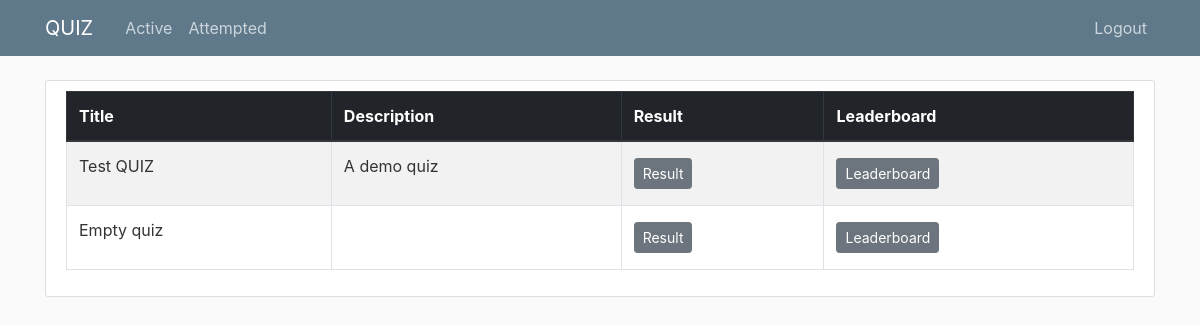
/attempted/ (signed in), run on an earlier commit of the app's database.
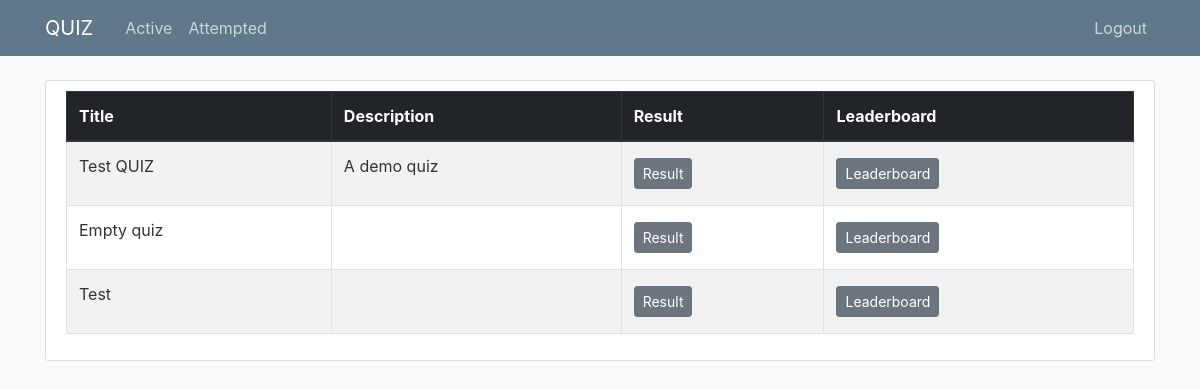
And on a later commit of the database.
### quiz/models.py (models this page shows, shortened)
class Questionaire(models.Model):
    title = models.CharField(max_length=100)
    description = models.CharField(max_length=500, blank=True)
    author = models.ForeignKey(User, on_delete=models.CASCADE)
    private = models.BooleanField(default=False)
    PIN = models.PositiveIntegerField(default=0)

### quiz/views.py (the view)
# urls.py: path('attempted/', views.attempted_quizzes, name='attempted-quizzes'),
@login_required
def attempted_quizzes(request):
    if request.user.quizuser.user_type != 'QT':
        raise PermissionDenied
    questionaires = get_answered_quizzes(request.user)
    return render(request, 'quiz/attempted.html', {'questionaires': questionaires, 'size': len(questionaires)})

### quiz/views.py (called while the page is built)
def get_answered_quizzes(user):
    answered_questions = user.response_set.all()
    answered_quizzes_id = set(
        [q.question.questionaire.pk for q in answered_questions])
    return [Questionaire.objects.get(pk=q) for q in answered_quizzes_id]

### quiz/templates/quiz/attempted.html
{% extends "quiz/base.html" %}
{% block content %}
{% if size == 0 %}
<h4>No quiz attempted.</h4>
{% else %}
<article class="media content-section">
  <div class="media-body">
    <div class="table-responsive">
      <table class="table table-hover table-bordered table-striped">
        <thead class="thead-dark">
          <tr>
            <th scope="col">Title</th>
            <th scope="col">Description</th>
            <th scope="col">Result</th>
            <th scope="col">Leaderboard</th>
          </tr>
        </thead>
        <tbody>
          {% for quiz in questionaires %}
          <tr>
            <td>{{ quiz.title }}</td>
            <td>{{ quiz.description }}</td>
            <td><a class="btn btn-secondary btn-sm mt-1 mb-1" href="{%url 'quiz-result' quiz.pk%}">Result</a>
            </td>
            <td><a class="btn btn-secondary btn-sm mt-1 mb-1" href="{%url 'leaderboard' quiz.pk%}">Leaderboard</a>
            </td>
          </tr>
          {% endfor %}
        </tbody>
      </table>
    </div>
  </div>
</article>
{% endif %}
{% endblock content %}

What changed in the data, as far as the page shows it:
added Questionaire: title "Test"
